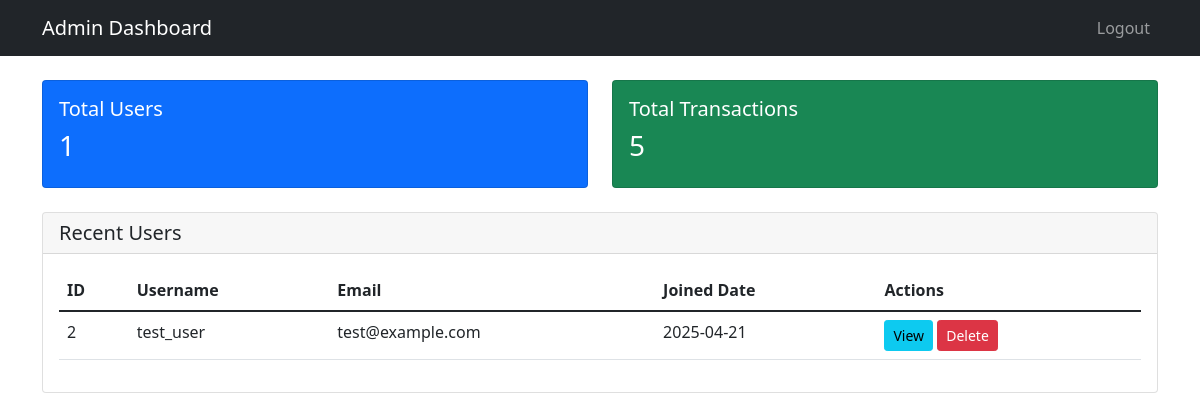
Page /admin/dashboard.php (signed in) on the committed database.
### tables this page shows
CREATE TABLE users (
    id INT PRIMARY KEY AUTO_INCREMENT,
    username VARCHAR(50) UNIQUE NOT NULL,
    password VARCHAR(255) NOT NULL,
    email VARCHAR(100) UNIQUE NOT NULL,
    role ENUM('user', 'admin') DEFAULT 'user',
    opening_balance DECIMAL(10,2) DEFAULT 0.00,
    balance_set BOOLEAN DEFAULT FALSE,
    created_at TIMESTAMP DEFAULT CURRENT_TIMESTAMP
);

### admin/dashboard.php (the view, shortened to what this page needs)
<?php
require_once '../config/database.php';
$sql = "SELECT COUNT(*) as total_users FROM users WHERE role = 'user'";
$total_users = $conn->query($sql)->fetch_assoc()['total_users'];
$sql = "SELECT COUNT(*) as total_transactions FROM transactions";
$total_transactions = $conn->query($sql)->fetch_assoc()['total_transactions'];
$sql = "SELECT id, username, email, created_at FROM users WHERE role = 'user' ORDER BY created_at DESC LIMIT 10";
$recent_users = $conn->query($sql);
?>
<!DOCTYPE html>
<html lang="en">
<head>
    <link href="https://cdn.jsdelivr.net/npm/bootstrap@5.1.3/dist/css/bootstrap.min.css" rel="stylesheet">
</head>
<body>
    <nav class="navbar navbar-expand-lg navbar-dark bg-dark">
        <div class="container">
            <a class="navbar-brand" href="dashboard.php">Admin Dashboard</a>
            <div class="navbar-nav ms-auto">
                <a class="nav-link" href="../logout.php">Logout</a>
            </div>
        </div>
    </nav>
    <div class="container mt-4">
        <div class="row mb-4">
            <div class="col-md-6">
                <div class="card bg-primary text-white">
                    <div class="card-body">
                        <h5 class="card-title">Total Users</h5>
                        <h3><?php echo $total_users; ?></h3>
                    </div>
                </div>
            </div>
            <div class="col-md-6">
                <div class="card bg-success text-white">
                    <div class="card-body">
                        <h5 class="card-title">Total Transactions</h5>
                        <h3><?php echo $total_transactions; ?></h3>
                    </div>
                </div>
            </div>
        </div>
        <div class="row">
            <div class="col-md-12">
                <div class="card">
                    <div class="card-header">
                        <h5 class="mb-0">Recent Users</h5>
                    </div>
                    <div class="card-body">
                        <div class="table-responsive">
                            <table class="table">
                                <thead>
                                    <tr>
                                        <th>ID</th>
                                        <th>Username</th>
                                        <th>Email</th>
                                        <th>Joined Date</th>
                                        <th>Actions</th>
                                    </tr>
                                </thead>
                                <tbody>
                                    <?php while($user = $recent_users->fetch_assoc()): ?>
                                    <tr>
                                        <td><?php echo $user['id']; ?></td>
                                        <td><?php echo $user['username']; ?></td>
                                        <td><?php echo $user['email']; ?></td>
                                        <td><?php echo date('Y-m-d', strtotime($user['created_at'])); ?></td>
                                        <td>
                                            <a href="view_user.php?id=<?php echo $user['id']; ?>" class="btn btn-sm btn-info">View</a>
                                            <button class="btn btn-sm btn-danger" onclick="deleteUser(<?php echo $user['id']; ?>)">Delete</button>
                                        </td>
                                    </tr>
                                    <?php endwhile; ?>
                                </tbody>
                            </table>
                        </div>
                    </div>
                </div>
            </div>
        </div>
    </div>
</body>
</html>

### rows in the picture
users: id "2", username "test_user", email "test@example.com", created_at "2025-04-21"

### other values in the picture
$total_users "1"
$total_transactions "5"
